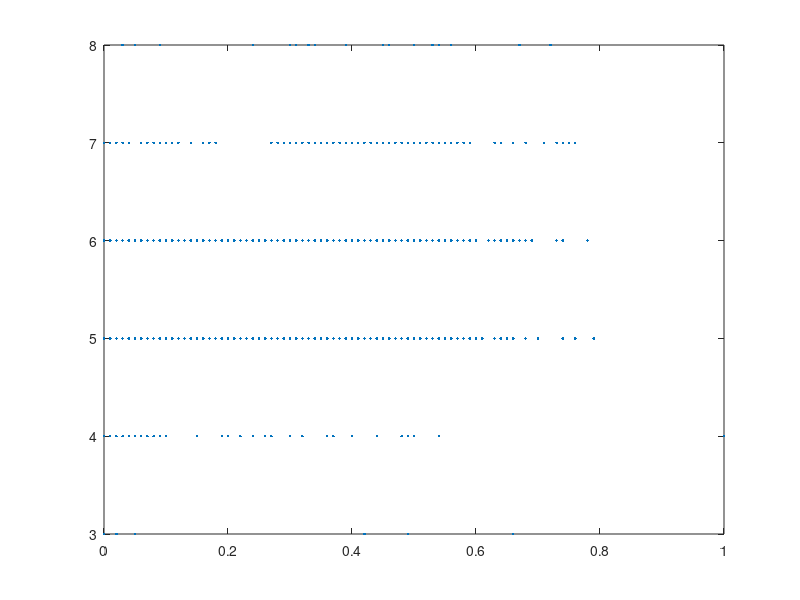

Write MATLAB code to recreate this figure. (Note: this script raises an error after producing the figure.)
%
%  lsq_red.m -- hl -- (Feb. 2019)
%

% load the red data into an array
red = csvread('red.csv'); 

% names of the columns in red array
titles = ["fixed acidity";"volatile acidity";"citric acid";"residual sugar";  ...
          "chlorides";"free sulfur dioxide";"total sulfur dioxide";"density"; ...
          "pH";"sulphates";"quality"];

% least-squares matrix A
cols = [1:10];
A = [ones(size(red(:,1))) red(:,cols)];

% known quality ratings
y = red(:,11); 
     
% solve for lsq coefficents using "\"
c = A \ y; 

% compute RMS error 
RMS = rms(A*c-y)

% insert the normal equations solve here: 


% insert the QR solve here: 

% insert the permuted QR solve here: 

% uncomment this line to generate permutation matrix P
%I = eye(11,11); P = I(:,E);


% the below plotting tool MAY help you with the quality prediction
% challenge. The plot shows the relationship between the jj^th
% attribute and the quality rating. 
% You can visualize various relationships by changing jj

% If you use this tool, do not feel obligated to include the plots 
% in your report. 

jj = 3
figure(jj);  clf

plot(red(:,jj),red(:,end),'.')
title([titles{jj}, ' vs. quality rating'],'fontsize',15)
xlabel([titles(jj)],'fontsize',15)
ylabel('quality','fontsize',15)
grid on












